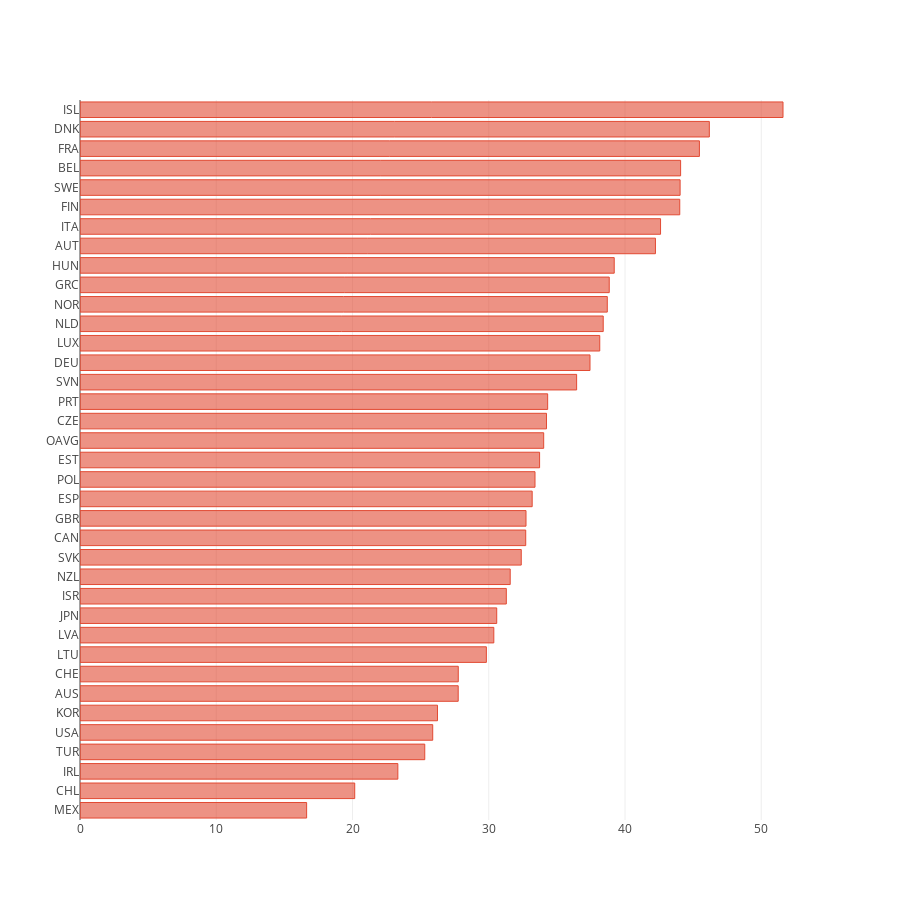

Here is the notebook cell this chart was saved with:
### Markdown cell above
### OECD's Countries Tax Rates as Percentage of GDP, 2016

### Code cell
rev = rev[(rev['TIME']==2016) & (rev['MEASURE']=='PC_GDP')].sort_values(by='Value', ascending=True).set_index('LOCATION')['Value']

layout = cf.Layout(
    height=900,
    width=900)
rev.iplot(kind='bar', orientation='h', showgrid=False, layout=layout)

### Figure 1 — Plotly figure (JSON) as saved in the notebook; plotly's stock layout.template omitted (floating-point values rounded to 4 significant figures)
{"data": [{"marker": {"color": "rgba(226, 74, 51, 0.6)", "line": {"color": "rgba(226, 74, 51, 1.0)", "width": 1}}, "name": "Value", "orientation": "h", "text": "", "type": "bar", "uid": "745c8930-b615-4a75-8495-f93b5c121624", "x": [16.63, 20.16, 23.33, 25.3, 25.89, 26.24, 27.76, 27.76, 29.82, 30.37, 30.58, 31.29, 31.57, 32.38, 32.71, 32.73, 33.19, 33.39, 33.73, 34.03, 34.24, 34.32, 36.45, 37.43, 38.15, 38.4, 38.7, 38.84, 39.21, 42.23, 42.61, 44.02, 44.04, 44.08, 45.46, 46.19, 51.59], "y": ["MEX", "CHL", "IRL", "TUR", "USA", "KOR", "AUS", "CHE", "LTU", "LVA", "JPN", "ISR", "NZL", "SVK", "CAN", "GBR", "ESP", "POL", "EST", "OAVG", "CZE", "PRT", "SVN", "DEU", "LUX", "NLD", "NOR", "GRC", "HUN", "AUT", "ITA", "FIN", "SWE", "BEL", "FRA", "DNK", "ISL"]}], "layout": {"height": 900, "width": 900, "xaxis": {"autorange": true, "range": [0, 54.31], "type": "linear"}, "yaxis": {"autorange": true, "range": [-0.5, 36.5], "type": "category"}}}
